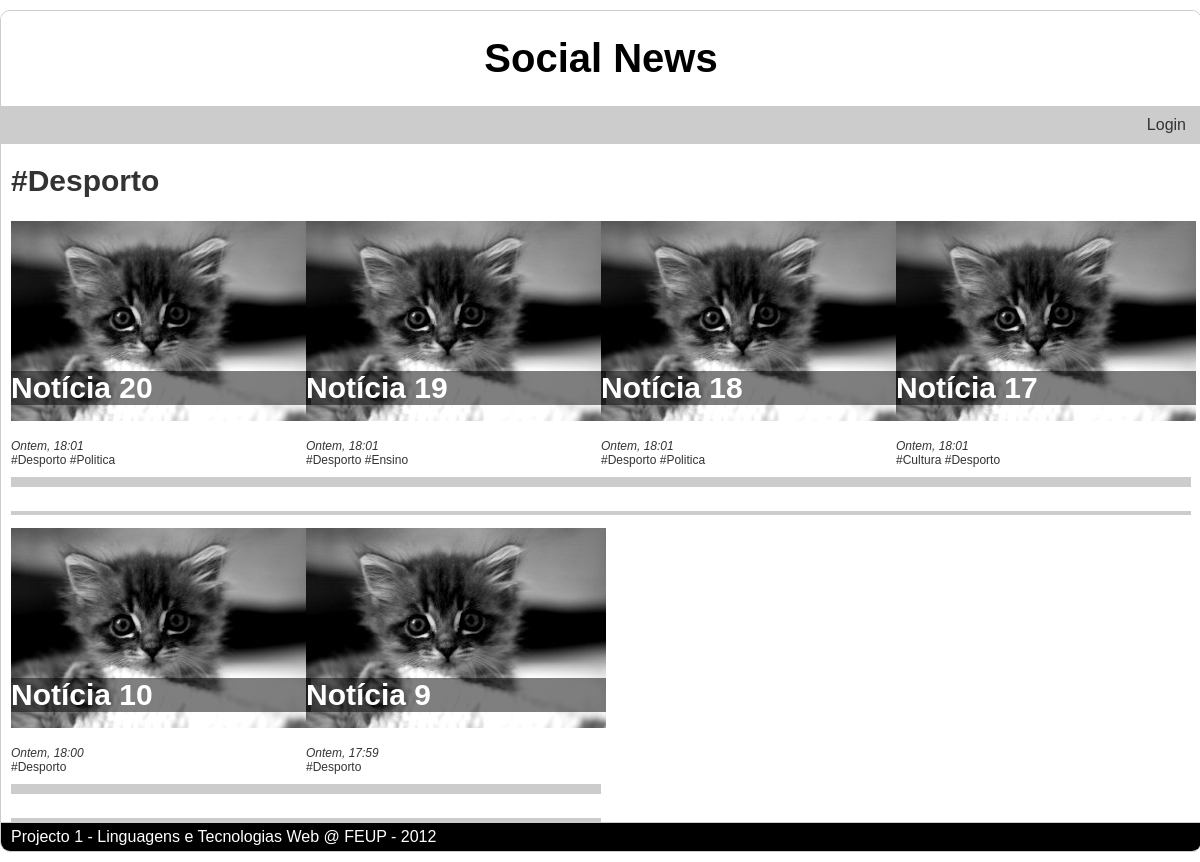
The app's page /?tag=Desporto with its own data.
### tables this page shows
CREATE TABLE 'NEWS' (id integer primary key autoincrement, title text, date text, text text, posted_by text);

### db/news_query.php (called while the page is built)
<?php
	require_once 'db/db.php';
	if(isset($id) && !empty($id))
		$sql = 'SELECT id, title, date, text, posted_by, tagname FROM news LEFT JOIN tag ON news.id=tag.news_id where id='.$id;
	elseif(isset($tag) && !empty($tag))
		$sql = 'SELECT id, title, date, tagname FROM news LEFT JOIN tag ON news.id=tag.news_id where news.id in (select news_id from tag where tagname=\''.$tag.'\') ORDER BY id DESC';
	else
		$sql = 'SELECT id, title, date, tagname FROM news LEFT JOIN tag ON news.id=tag.news_id where news.id in (select id from news order by id desc limit 12 '.$offset.') ORDER BY id DESC';
	$stmt = $db->query($sql);
	if(!stmt)
	{
		$error=$db->errorInfo();
		echo "Erro: " . $error[2];
	}
	else
		$news = $stmt->fetchAll();
?>

### index.php (the view, shortened to what this page needs)
<?php
	$id = (int)$_GET['id'];
	$tag = $_GET['tag'];
	$p = $_GET['p'];
	$offset = "offset ".$p*12;
	require_once 'db/news_query.php';
?>
<!DOCTYPE html>
<html>
	<head>
		<link rel="stylesheet" href="common/style.css">
	</head>
	<body>
		<div id="cabecalho">
<?php	if(!empty($id) || !empty($tag) || $p!=0)
		echo "<a href=\"./\"><h1>Social News</h1></a>";
	else
		echo "<h1>Social News</h1>";?>
		</div>
		<div id="menu">
			<ul>
<?php
	if(isset($_SESSION['user_type']))
	{
		if($_SESSION['user_type']>0)
		{
			echo "<li><a href=\"nova_noticia.php\">Inserir notícia</a></li>";
		}
		if($_SESSION['user_type']==2)
		{
			echo "<li><a href=\"procurar_utilizador.php\">Gerir utilizadores</a></li>"
			."<li><a href=\"obter_noticias.php\">Obter notícias</a></li>";
		}
		echo "<li><a href=\"editar_perfil_utilizador.php?id=".$_SESSION['user_id']."\">Editar perfil</a></li>";
	}
	else
	{
		echo "<li></li>";
	}
?>
			</ul>
			<ul class="login"><?php
				if(isset($_SESSION['user_type']))
					echo "<li><a href=\"logout.php\">Logout</a></li>";
				else
					echo "<li><a href=\"login.php\">Login</a></li>";?>
			</ul>
		</div>
		<div id="conteudo">
<?php
	if(!empty($tag))
 		echo "<h4>#".$tag."</h4>";
	if(count($news)==0)
		echo "<h4>Nenhuma notícia encontrada</h4>";
	else {
	foreach($news as $i=>$row) {
      if($row['id']==$news[$i-1]['id'])
        echo " <a href=\"./?tag=".$row['tagname']."\">#".$row['tagname']."</a>";
      else
      {
        if(empty($id))
          echo "<div class=\"noticia_index\">
          <h3><a href=\"?id=".$row['id']."\">".$row['title']."</a></h3>
          <a href=\"?id=".$row['id']."\"><img src=\"common/placeholder.jpg\" alt=\"300x200\" href=\"?id=".$row['id']."\"></a>
          <div class=\"newsdetails\">
            <br />";
        if(date('dmY') == date('dmY', $row['date']))
          echo "Hoje, ".date('H:i', $row['date']);
        elseif(date('dmY', time()-86400) == date('dmY', $row['date']))
          echo "Ontem, ".date('H:i', $row['date']);
        else
          echo date('d/m/Y, H:i', $row['date']);
        if($row['tagname']!="")
          echo "</div><div class=\"newstags\"><a href=\"./?tag=".$row['tagname']."\">#".$row['tagname']."</a>";
      }
      if($row['id']!=$news[$i+1]['id']) {
        echo   "</div>
            <ul>";
	echo "</ul>
	</div>";
	}
}
	}?>
		</div>
		<div id="rodape" style="clear:both;">
			<p>Projecto 1 - Linguagens e Tecnologias Web @ FEUP - 2012</p>
		</div>
	</body>
</html>

### common/style.css (style rules this page uses)
html { overflow-y: scroll; }
body { font-family: Century Gothic, sans-serif; margin: 10px auto; border-left: 10px; width: 1200px; color: #333333; border:1px solid #ccc; border-radius:10px; }
div#cabecalho { text-align:center; padding:20px 20px; background-color:white; color:black; border-radius:9px 9px 0 0; background-color:white; }
div#menu { background-color:#ccc; padding:10px; }
a { color: #333333; text-decoration:none; }
div#cabecalho h1 { margin-top: 5px; margin-bottom: 5px; font-size:40px; }
div#cabecalho a { color:black; text-decoration:none; }
div#menu ul { padding-left:0; margin:0; display:inline; }
div#menu li { display:inline; border-right:solid; border-width:2px; border-color:white; padding:0px 5px; }
div#menu li:last-child { border-right:none; }
div#menu ul.login { float:right; }
div#conteudo { margin:0; margin-top:10px; padding:0 10px; }
div#conteudo h3 { margin:0; margin-bottom:10px; font-size:30px; }
div#conteudo h4 { margin-top:20px; margin-bottom:10px; font-size:30px; }
div.noticia_index { margin-top: 13px; border-bottom: 4px solid #CCC; display: inline-block; width: 25%; float: left; height: 290px; }
div.noticia_index>h3 { display: inline-block; position: absolute; width:300px; float: left; margin-bottom: 0 !important; margin-top: 150px !important; background-color: rgba(0, 0, 0, 0.5); }
div.noticia_index>h3>a { color: white; }
div.noticia_index ul { margin-top:10px; padding-top:2px; padding-left:0; background-color:#ccc; padding:5px; }
div#rodape { border-top:1px solid #ccc; margin:0; padding:5px 0; border-radius:0 0 9px 9px; background-color:black; color:white; display: inline-block; width: 100%; }
div#rodape p { margin:0 10px; }
div.newsdetails { clear:both; font-size:12px; font-style:italic; }
div.newstags { font-size:12px; }

### records on screen
news: title "Notícia 20", date "18:01", tagname "Desporto", tagname "Politica"
news: title "Notícia 19", date "18:01", tagname "Desporto", tagname "Ensino"
news: title "Notícia 18", date "18:01", tagname "Desporto", tagname "Politica"
news: title "Notícia 17", date "18:01", tagname "Cultura", tagname "Desporto"
news: title "Notícia 10", date "18:00", tagname "Desporto"
news: title "Notícia 9", date "17:59", tagname "Desporto"

### other values on screen
$tag "Desporto"
